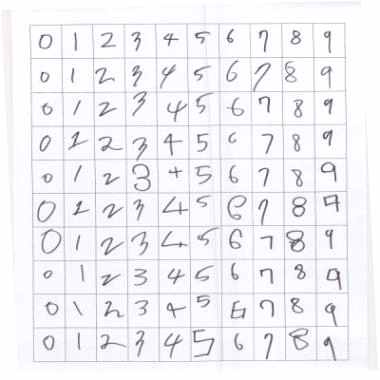
#> input picture ML project/mnist_append/fortest/deletethis.jpg, 380 x 380 px; its folder holds only this picture in this run
$ jupyter execute --allow-errors model_competition.ipynb   (shell and % lines are left out)
#> lines starting #> are read from the running program, lines starting #| are printed output that depends on the picture; after the words box and inside, x2 and y2 are one past the last pixel; in counts of white or black regions, pixels touching at a corner belong together
[cell 1]
# Default setup과 tile 함수 정의부입니다.

# Python ≥3.5 is required
import sys
assert sys.version_info >= (3, 5)

# Scikit-Learn ≥0.20 is required
import sklearn
assert sklearn.__version__ >= "0.20"

# Common imports
import numpy as np
import os

# to make this notebook's output stable across runs
np.random.seed(42)

# To plot pretty figures
import matplotlib as mpl
import matplotlib.pyplot as plt
mpl.rc('axes', labelsize=14)
mpl.rc('xtick', labelsize=12)
mpl.rc('ytick', labelsize=12)

# Where to save the figures
PROJECT_ROOT_DIR = "."
CHAPTER_ID = "3_classification"
IMAGES_PATH = os.path.join(PROJECT_ROOT_DIR, "images", CHAPTER_ID)
os.makedirs(IMAGES_PATH, exist_ok=True)

def save_fig(fig_id, tight_layout=True, fig_extension="png", resolution=300):
    path = os.path.join(IMAGES_PATH, fig_id + "." + fig_extension)
    print("Saving figure", fig_id)
    if tight_layout:
        plt.tight_layout()
    plt.savefig(path, format=fig_extension, dpi=resolution)

from PIL import Image
from itertools import product
import glob
import cv2 as cv

def tile(filename, dir_in, dir_out, d):
    name, ext = os.path.splitext(filename)
    img = Image.open(os.path.join(dir_in, filename))
    w, h = img.size

    grid = product(range(0, h-h%d, d), range(0, w-w%d, d))
    for i, j in grid:
        box = (j+5, i+5, j+d-5, i+d-5)
        out = os.path.join(dir_out, f'{name}_{i//38}_{j//38}{ext}')
        img.crop(box).save(out)

[cell 2]
from sklearn.datasets import fetch_openml
from sklearn.model_selection import train_test_split

#> (the rest of this cell did not finish here and is left out)

[cell 3]
from sklearn.preprocessing import MinMaxScaler
from sklearn.neural_network import MLPClassifier
from sklearn.metrics import accuracy_score

import time

mscaler=MinMaxScaler()
#> (the rest of this cell did not finish here and is left out)

[cell 4]
st_tr = time.time()
best_clf = MLPClassifier(alpha = 0.1, max_iter = 200, random_state=42)
#> (the rest of this cell did not finish here and is left out)

### 🚨For Competition🚨
a.k.a for Professor. /mnist_append/fortest 폴더에 380*380 이미지를 추가하십시오.

[cell 5]
from PIL import Image
from skimage.io import imread
from skimage.color import rgb2gray
path = sorted(glob.glob("mnist_append/fortest/*.jpg"))
down_points = (280, 280)

j = 0
for i in path:
    im = imread(path[j])
#> im is the input picture: shape (380, 380, 3); mean R, G, B 241.9, 241.1, 244.7
    im1 = 1 - rgb2gray(im)
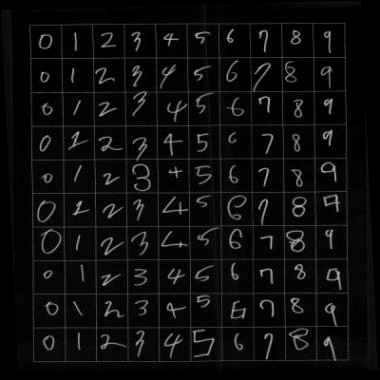
#> im1: shape (380, 380) float64; min 0, max 0.75, mean 0.0529
    threshold = 0.5
    im1[im1 <= threshold] = 0
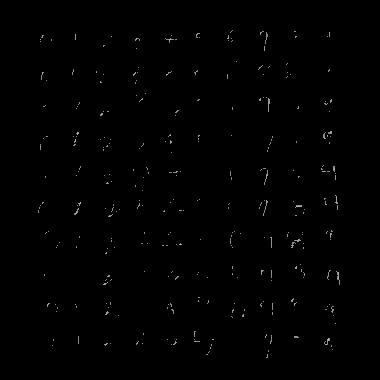
#> im1: shape (380, 380) float64; min 0, max 0.75, mean 0.00399
    im1[im1 > threshold] = 1
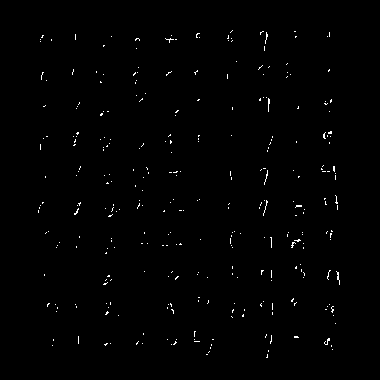
#> im1: shape (380, 380) float64; values 0 (black) and 1 (white), 0.71% white in thin lines or dots, all inside (x1, y1, x2, y2) = (38, 30, 340, 358)
    imageBox = Image.fromarray((im1*255).astype(np.uint8)).getbbox()
#> imageBox = (38, 30, 340, 358)
    cropped = Image.fromarray(im).crop(imageBox)
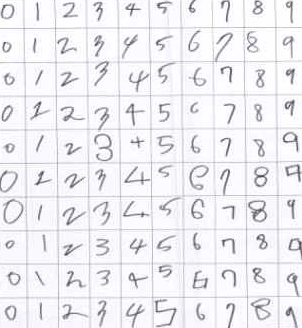
#> cropped: PIL image 302x328 RGB; mean R, G, B 238.2, 237.3, 241.7
    savepath = 'mnist_append/fortest_bordercropped/' + str(j) + '.jpg'
    cropped.save(savepath)
    j += 1

pathtuned = sorted(glob.glob("mnist_append/fortest_bordercropped/*.jpg"))
j = 0
for i in pathtuned:
    image = cv.imread(pathtuned[j])
    resized_down = cv.resize(image, down_points, interpolation= cv.INTER_LINEAR)
    cv.imwrite("mnist_append/fortest_tuned/" + str(j) + ".jpg", resized_down)
    j += 1

# 대충 찍은 이미지를 border 기준으로 자르고 280*280 이미지로 리사이즈
